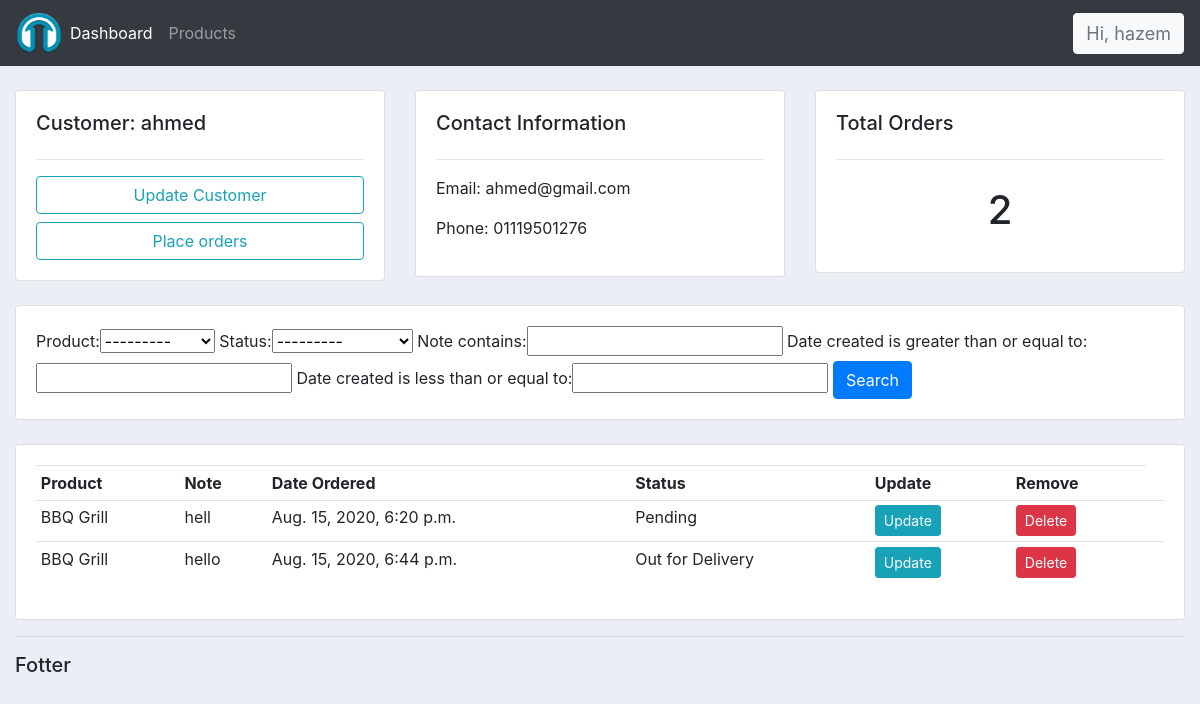
The page /customer/5 (signed in) on the database its author committed.
### accountss/models.py (models this page shows, shortened)
class Customer(models.Model):
    name  = models.CharField(max_length=200, null=True)
    phone = models.CharField(max_length=200, null=True)
    email = models.CharField(max_length=200, null=True)
    date_created = models.DateTimeField(auto_now_add=True, null=True)

class Order(models.Model):
    STATUS = (
        ('Pending','Pending'),
        ('Out for Delivery','Out for Delivery'),
        ('Delivered','Delivered'),
    )
    customer = models.ForeignKey(Customer, null=True, on_delete=models.SET_NULL)
    product  = models.ForeignKey(Product, null=True, on_delete=models.SET_NULL)
    date_created = models.DateTimeField(auto_now_add=True, null=True)
    status = models.CharField(max_length=200, null=True, choices=STATUS)
    note = models.CharField(max_length=1000, null=True)

class Product(models.Model):
    CATEGORY = (
        ('Indoor','Indoor'),
        ('Out Door','Out Door'),
    )
    name         = models.CharField(max_length=200, null=True)
    price        = models.FloatField(null=True)
    category     = models.CharField(max_length=200, null=True, choices=CATEGORY)
    description  = models.CharField(max_length=200, null=True, blank=True)
    date_created = models.DateTimeField(auto_now_add=True, null=True)
    tags = models.ManyToManyField(Tag)
    def __str__(self):
        return self.name

### accountss/decorators.py (the view)
        def wrapper_func(request, *args, **kwargs):
            group = None
            if request.user.groups.exists():
                group = request.user.groups.all()[0].name
            if group in allowed_roles:
                return view_func(request, *args, **kwargs)
            else:
                return HttpResponse('<h1><p>Not Authorized</p></h1>')

### accountss/views.py (called while the page is built)
@login_required(login_url='loginPage')
@allowed_users(allowed_roles=['admin'])
def customer(request, pk):
    customer = Customer.objects.get(id=pk)
    orders = customer.order_set.all()
    orders_count = orders.count()
    myfilter = orderfilter(request.GET, queryset=orders)
    orders = myfilter.qs
    context = {'customer':customer, 'orders':orders,'orders_count':orders_count,'myfilter':myfilter}
    return render(request, 'accountss/customer.html', context)

### accountss/templates/accountss/customer.html
{% extends 'accountss/main.html'%}
{% block content%}
<br>
<div class="row">
    <div class="col-md">
        <div class="card card-body">
            <h5>Customer: {{customer.name}} </h5>
            <hr>
            <a class="btn btn-outline-info bt-sm btn-block" href="">Update Customer</a>
            <a class="btn btn-outline-info bt-sm btn-block" href="{% url 'create_multiple_order' customer.id %}">Place orders</a>
        </div>
    </div>
    <div class="col-md">
        <div class="card card-body">
            <h5>Contact Information</h5>
            <hr>
            <p>Email: {{customer.email}}</p>
            <p>Phone: {{customer.phone}}</p>
        </div>
    </div>
    <div class="col-md">
        <div class="card card-body">
            <h5>Total Orders</h5>
            <hr>
            <h1 style="text-align:center;padding: 10px">{{orders_count}}</h1>
        </div>
    </div>
</div>
<br>
<div class="row">
    <div class="col">
        <div class="card card-body">
            <form method="get">
                {{myfilter.form}}
                <button class="btn btn-primary" type="submit">Search</button>
            </form>
        </div>
    </div>
</div>
<br>
<div class="row">
    <div class="col-md">
        <div class="card card-body">
            <table class="table table-sm">
                <tr >
                    <th>Product</th>
                    <th>Note</th>
                    <th>Date Ordered</th>
                    <th>Status</th>
                    <th>Update</th>
                    <th>Remove</th>
                </tr>
                {% for order in orders %}
                    <tr>
                        <td>{{order.product}}</td>
                        <td>{{order.note}}</td>
                        <td>{{order.date_created}}</td>
                        <td>{{order.status}}</td>
                        <td><a class="btn btn-sm btn-info" href="{% url 'update_order' order.id %}">Update</a></td>
                        <td><a class="btn btn-sm btn-danger" href="{% url 'delete_order' order.id %}">Delete</a><td>
                        </tr>
                {% endfor %}
            </table>
        </div>
    </div>
</div>
{% endblock %}

### accountss/templates/accountss/navbar.html (shortened to what this page needs)
{% load static %}
<nav class="navbar navbar-expand-lg navbar-dark bg-dark ">
  <img class="nav-small-hazem" src="{% static 'images/logo.png' %}">
    <div class="collapse navbar-collapse" id="navbarNavAltMarkup">
      <div class="navbar-nav">
        {% if request.user.is_staff %}
        <a class="nav-item nav-link active" href="{% url 'home' %}">Dashboard</a>
        <a class="nav-item nav-link" href="{% url 'products'%}">Products</a>
        {% endif %}
      </div>
    </div>
    <span class="text-muted float-right hz  btn btn-light"  data-toggle="collapse" data-target="#logoutbutton" style="font-size: 18px;">Hi, {{request.user}}  </span>
  </nav>

### static/css/main.css (style rules this page uses)
body { background-color: #ebeff5; }

### static/css/navbar.css (style rules this page uses)
.nav-small-hazem { float: left; padding: 2px 0px; font-size: 19px; line-height: 24px; height: 50px; max-width: 50px; display: table; }

### accountss/templates/accountss/navbar.html (style rules this page uses)
@media (min-width: 992px) { .hz { display: inline; } }

### rows shown on the page
Customer: name "ahmed", email "ahmed@gmail.com", phone "01119501276"
Order: product "BBQ Grill", note "hell", date_created "Aug. 15, 2020, 6:20 p.m.", status "Pending"
Order: product "BBQ Grill", note "hello", date_created "Aug. 15, 2020, 6:44 p.m.", status "Out for Delivery"

### other values the page prints
{{ request.user }} "hazem"
{{ orders_count }} "2"
